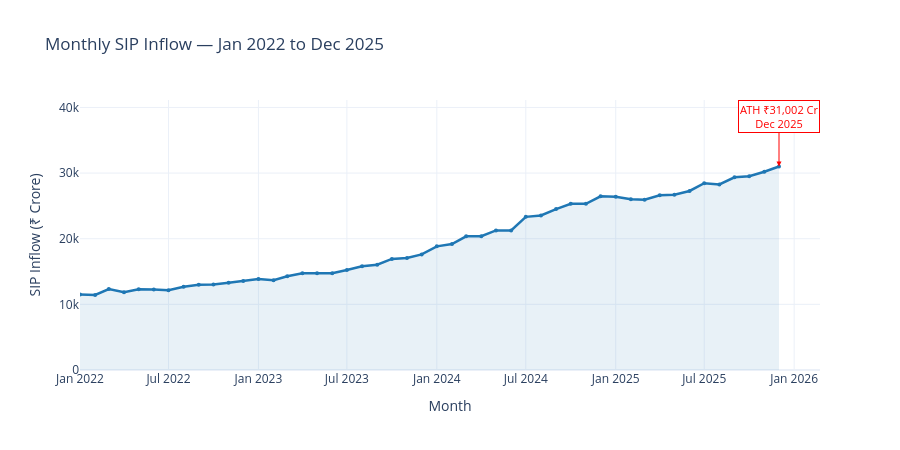

Notebook cell for this chart:
### Markdown cell above
## Chart 3 — Monthly SIP Inflow Trend (Jan 2022 – Dec 2025)
Plotly line chart. Annotates the all-time high of ₹31,002 Cr in Dec 2025.

### Code cell
sip["date"] = pd.to_datetime(sip["month"])

fig3 = go.Figure()
fig3.add_trace(go.Scatter(
    x=sip["date"], y=sip["sip_inflow_crore"],
    mode="lines+markers",
    line=dict(color="#1f77b4", width=2.5),
    marker=dict(size=4),
    fill="tozeroy",
    fillcolor="rgba(31,119,180,0.1)",
    name="SIP Inflow",
    hovertemplate="Month: %{x|%b %Y}<br>Inflow: ₹%{y:,} Cr<extra></extra>"
))

# Annotate ATH
ath_row = sip.loc[sip["sip_inflow_crore"].idxmax()]
fig3.add_annotation(
    x=ath_row["date"], y=ath_row["sip_inflow_crore"],
    text=f"ATH ₹{ath_row['sip_inflow_crore']:,} Cr<br>Dec 2025",
    showarrow=True, arrowhead=2, arrowcolor="red",
    font=dict(color="red", size=11), bgcolor="white",
    bordercolor="red", ax=0, ay=-50
)

fig3.update_layout(
    title="Monthly SIP Inflow — Jan 2022 to Dec 2025",
    xaxis_title="Month",
    yaxis_title="SIP Inflow (₹ Crore)",
    template="plotly_white",
    height=450,
    hovermode="x"
)
fig3.write_html(f"{CHARTS}/chart3_sip_trend.html")
fig3.show()
print("✓ Chart 3 saved")

### Figure 1 — Plotly figure (JSON) as saved in the notebook; plotly's stock layout.template omitted (floating-point values rounded to 4 significant figures)
{"data": [{"fill": "tozeroy", "fillcolor": "rgba(31,119,180,0.1)", "hovertemplate": "Month: %{x|%b %Y}<br>Inflow: ₹%{y:,} Cr<extra></extra>", "line": {"color": "#1f77b4", "width": 2.5}, "marker": {"size": 4}, "mode": "lines+markers", "name": "SIP Inflow", "type": "scatter", "x": ["2022-01-01T00:00:00.000000", "2022-02-01T00:00:00.000000", "2022-03-01T00:00:00.000000", "2022-04-01T00:00:00.000000", "2022-05-01T00:00:00.000000", "2022-06-01T00:00:00.000000", "2022-07-01T00:00:00.000000", "2022-08-01T00:00:00.000000", "2022-09-01T00:00:00.000000", "2022-10-01T00:00:00.000000", "2022-11-01T00:00:00.000000", "2022-12-01T00:00:00.000000", "2023-01-01T00:00:00.000000", "2023-02-01T00:00:00.000000", "2023-03-01T00:00:00.000000", "2023-04-01T00:00:00.000000", "2023-05-01T00:00:00.000000", "2023-06-01T00:00:00.000000", "2023-07-01T00:00:00.000000", "2023-08-01T00:00:00.000000", "2023-09-01T00:00:00.000000", "2023-10-01T00:00:00.000000", "2023-11-01T00:00:00.000000", "2023-12-01T00:00:00.000000", "2024-01-01T00:00:00.000000", "2024-02-01T00:00:00.000000", "2024-03-01T00:00:00.000000", "2024-04-01T00:00:00.000000", "2024-05-01T00:00:00.000000", "2024-06-01T00:00:00.000000", "2024-07-01T00:00:00.000000", "2024-08-01T00:00:00.000000", "2024-09-01T00:00:00.000000", "2024-10-01T00:00:00.000000", "2024-11-01T00:00:00.000000", "2024-12-01T00:00:00.000000", "2025-01-01T00:00:00.000000", "2025-02-01T00:00:00.000000", "2025-03-01T00:00:00.000000", "2025-04-01T00:00:00.000000", "2025-05-01T00:00:00.000000", "2025-06-01T00:00:00.000000", "2025-07-01T00:00:00.000000", "2025-08-01T00:00:00.000000", "2025-09-01T00:00:00.000000", "2025-10-01T00:00:00.000000", "2025-11-01T00:00:00.000000", "2025-12-01T00:00:00.000000"], "y": [11517, 11438, 12328, 11863, 12286, 12276, 12140, 12694, 12976, 13040, 13306, 13573, 13856, 13687, 14276, 14749, 14749, 14734, 15245, 15814, 16042, 16928, 17073, 17610, 18838, 19187, 20371, 20371, 21262, 21262, 23332, 23547, 24509, 25323, 25320, 26459, 26400, 25999, 25926, 26632, 26688, 27274, 28464, 28265, 29361, 29529, 30200, 31002]}], "layout": {"annotations": [{"arrowcolor": "red", "arrowhead": 2, "ax": 0, "ay": -50, "bgcolor": "white", "bordercolor": "red", "font": {"color": "red", "size": 11}, "showarrow": true, "text": "ATH ₹31,002 Cr<br>Dec 2025", "x": "2025-12-01T00:00:00", "y": 31002}], "height": 450, "hovermode": "x", "title": {"text": "Monthly SIP Inflow — Jan 2022 to Dec 2025"}, "xaxis": {"title": {"text": "Month"}}, "yaxis": {"title": {"text": "SIP Inflow (₹ Crore)"}}}}
